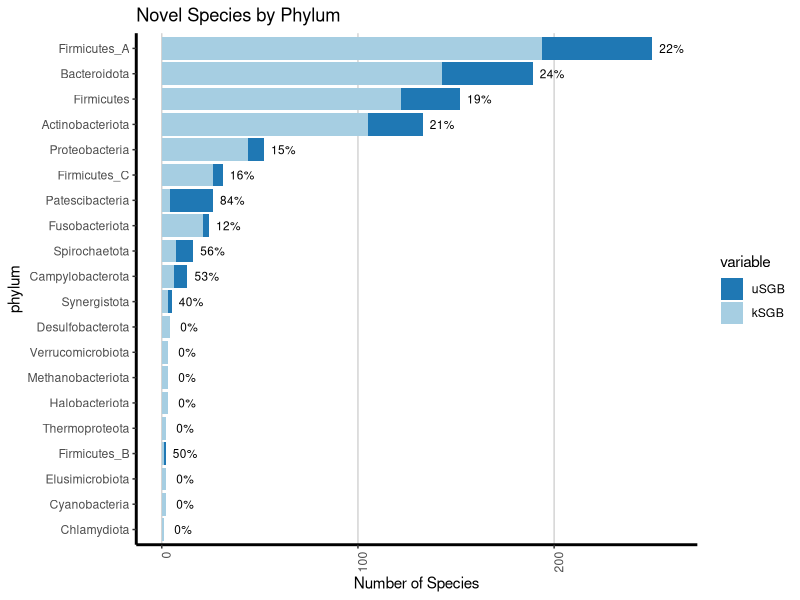

Write the R code that produced this figure.
###liangweiting
###stacked hist phylum SGB
#R 4.2.3

library(reshape2)
library(ggplot2)

#data
data <- read.csv('phylum_sgb.csv')


#Preparing the input stacked plot
data2_long <- melt(data[, c(1:3)])
#order
data2_long$phylum <- factor(data2_long$phylum, levels=c(data$phylum[order(data$all)]))
color <- c('#1F78B4', '#A6CEE2')

#pic
p <- ggplot()+
  geom_bar(aes(y=value, x=phylum, fill=variable), data=data2_long,
           stat='identity', position='stack')+
  geom_text(aes(x=phylum, y=all+10, label=uSGB_proportion_text), data=data, size=3)+
  labs(y='Number of Species', title='Novel Species by Phylum')+
  scale_fill_manual(values=color)+
  theme_bw()+
  coord_flip()+
  theme(panel.grid.major.y = element_blank(), 
        axis.text.x = element_text(angle = 90, hjust = 1))+
  theme(axis.line = element_line(size=1, colour = "black"),
        panel.grid.major = element_line(colour = "#d3d3d3"),
        panel.grid.minor = element_blank(),
        panel.border = element_blank(), panel.background = element_blank())

ggsave('Phylum_usgb.pdf', p, width = 10, height = 6)
